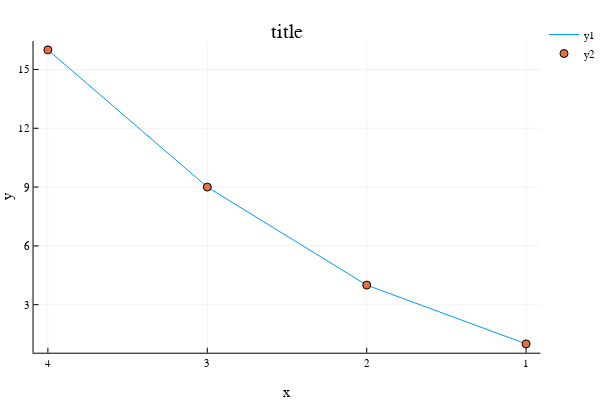

Notebook code cell kept with this figure:
### Code cell
# Try again
plot(x,y)
scatter!(x,y)
xflip!() # This will resolve that issue!
xlabel!("x")
ylabel!("y")
title!("title")

### Figure 1 — Plotly figure (JSON) as saved in the notebook; plotly's stock layout.template omitted (floating-point values rounded to 4 significant figures)
{"data": [{"colorbar": {"title": ""}, "legendgroup": "y1", "line": {"color": "rgba(0, 154, 250, 1.000)", "dash": "solid", "shape": "linear", "width": 1}, "mode": "lines", "name": "y1", "showlegend": true, "type": "scatter", "x": [4, 3, 2, 1], "xaxis": "x1", "y": [16, 9, 4, 1], "yaxis": "y1", "zmax": null, "zmin": null}, {"colorbar": {"title": ""}, "legendgroup": "y2", "marker": {"color": "rgba(227, 111, 71, 1.000)", "line": {"color": "rgba(0, 0, 0, 1.000)", "width": 1}, "size": 8, "symbol": "circle"}, "mode": "markers", "name": "y2", "showlegend": true, "type": "scatter", "x": [4, 3, 2, 1], "xaxis": "x1", "y": [16, 9, 4, 1], "yaxis": "y1", "zmax": null, "zmin": null}], "layout": {"annotations": [{"font": {"color": "rgba(0, 0, 0, 1.000)", "family": "sans-serif", "size": 20}, "rotation": 0, "showarrow": false, "text": "title", "x": 0.5275, "xanchor": "center", "xref": "paper", "y": 1, "yanchor": "top", "yref": "paper"}], "height": 400, "legend": {"bgcolor": "rgba(255, 255, 255, 1.000)", "bordercolor": "rgba(0, 0, 0, 1.000)", "font": {"color": "rgba(0, 0, 0, 1.000)", "family": "sans-serif", "size": 11}, "tracegroupgap": 0, "x": 1, "y": 1}, "margin": {"b": 20, "l": 0, "r": 0, "t": 20}, "paper_bgcolor": "rgba(255, 255, 255, 1.000)", "plot_bgcolor": "rgba(255, 255, 255, 1.000)", "showlegend": true, "width": 600, "xaxis": {"anchor": "y1", "domain": [0.06165, 0.9934], "gridcolor": "rgba(0, 0, 0, 0.100)", "gridwidth": 0.5, "linecolor": "rgba(0, 0, 0, 1.000)", "mirror": false, "range": [4.09, 0.91], "showgrid": true, "showline": true, "showticklabels": true, "tickangle": 0, "tickcolor": "rgb(0, 0, 0)", "tickfont": {"color": "rgba(0, 0, 0, 1.000)", "family": "sans-serif", "size": 11}, "tickmode": "array", "ticks": "inside", "ticktext": ["1", "2", "3", "4"], "tickvals": [1, 2, 3, 4], "title": "x", "titlefont": {"color": "rgba(0, 0, 0, 1.000)", "family": "sans-serif", "size": 15}, "type": "-", "visible": true, "zeroline": false, "zerolinecolor": "rgba(0, 0, 0, 1.000)"}, "yaxis": {"anchor": "x1", "domain": [0.07581, 0.9415], "gridcolor": "rgba(0, 0, 0, 0.100)", "gridwidth": 0.5, "linecolor": "rgba(0, 0, 0, 1.000)", "mirror": false, "range": [0.55, 16.45], "showgrid": true, "showline": true, "showticklabels": true, "tickangle": 0, "tickcolor": "rgb(0, 0, 0)", "tickfont": {"color": "rgba(0, 0, 0, 1.000)", "family": "sans-serif", "size": 11}, "tickmode": "array", "ticks": "inside", "ticktext": ["3", "6", "9", "12", "15"], "tickvals": [3, 6, 9, 12, 15], "title": "y", "titlefont": {"color": "rgba(0, 0, 0, 1.000)", "family": "sans-serif", "size": 15}, "type": "-", "visible": true, "zeroline": false, "zerolinecolor": "rgba(0, 0, 0, 1.000)"}}}
